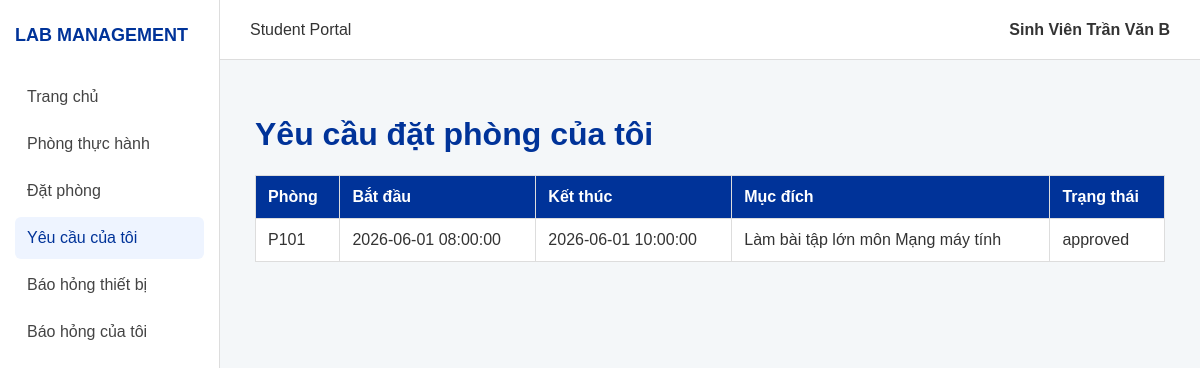
/pages/student/TV2-quanlyphongthuchanh.php?page=mybookings, run on the app's committed database.
### tables this page shows
CREATE TABLE `users` (
  `id` int(11) NOT NULL AUTO_INCREMENT PRIMARY KEY,
  `username` varchar(50) NOT NULL UNIQUE,
  `password` varchar(255) NOT NULL,
  `full_name` varchar(100) NOT NULL,
  `role` enum('student','staff','admin') NOT NULL DEFAULT 'student',
  `status` enum('pending','active','rejected') NOT NULL DEFAULT 'active',
  `created_at` timestamp NOT NULL DEFAULT current_timestamp()
);

CREATE TABLE `bookings` (
  `id` int(11) NOT NULL AUTO_INCREMENT PRIMARY KEY,
  `user_id` int(11) NOT NULL,
  `room_id` int(11) NOT NULL,
  `start_time` datetime NOT NULL,
  `end_time` datetime NOT NULL,
  `purpose` text NOT NULL,
  `status` enum('pending','approved','rejected','cancelled') NOT NULL DEFAULT 'pending',
  `created_at` timestamp NOT NULL DEFAULT current_timestamp(),
  CONSTRAINT `fk_bookings_user` FOREIGN KEY (`user_id`) REFERENCES `users` (`id`) ON DELETE CASCADE,
  CONSTRAINT `fk_bookings_room` FOREIGN KEY (`room_id`) REFERENCES `rooms` (`id`) ON DELETE CASCADE
);

CREATE TABLE `rooms` (
  `id` int(11) NOT NULL AUTO_INCREMENT PRIMARY KEY,
  `room_code` varchar(50) NOT NULL UNIQUE,
  `room_name` varchar(100) NOT NULL,
  `capacity` int(11) NOT NULL,
  `status` enum('available','booked','maintenance') NOT NULL DEFAULT 'available'
);

### pages/student/TV2-quanlyphongthuchanh.php (the view, shortened to what this page needs)
<?php
$host = "127.0.0.1";
$dbname = "quan_ly_phong_thuc_hanh";
$username = "root";
$password = "";
try {
    $pdo = new PDO(
        "mysql:host=$host;dbname=$dbname;charset=utf8mb4",
        $username,
        $password
    );
    $pdo->setAttribute(PDO::ATTR_ERRMODE, PDO::ERRMODE_EXCEPTION);
    $pdo->setAttribute(PDO::ATTR_DEFAULT_FETCH_MODE, PDO::FETCH_ASSOC);
} catch (PDOException $e) {
    die("Không thể kết nối database: " . $e->getMessage());
}
function e($value) {
    return htmlspecialchars($value ?? "", ENT_QUOTES, "UTF-8");
}
$user_id = $_SESSION["user_id"] ?? 3;
$page = $_GET["page"] ?? "home";
$stmt = $pdo->prepare("SELECT * FROM users WHERE id = ?");
$stmt->execute([$user_id]);
$user = $stmt->fetch();
$stmt = $pdo->prepare("
    SELECT
        b.id,
        r.room_code,
        r.room_name,
        b.start_time,
        b.end_time,
        b.purpose,
        b.status
    FROM bookings b
    JOIN rooms r ON b.room_id = r.id
    WHERE b.user_id = ?
    ORDER BY b.start_time DESC
");
$stmt->execute([$user_id]);
$my_bookings = $stmt->fetchAll();
?>
<!DOCTYPE html>
<html lang="vi">
<head>
</head>
<body>
<aside class="sidebar">
<div class="logo">
LAB MANAGEMENT
</div>
<nav class="menu">
<a href="?page=home"
class="<?= $page == "home" ? "active" : "" ?>">
Trang chủ
</a>
<a href="?page=rooms"
class="<?= $page == "rooms" ? "active" : "" ?>">
Phòng thực hành
</a>
<a href="?page=booking"
class="<?= $page == "booking" ? "active" : "" ?>">
Đặt phòng
</a>
<a href="?page=mybookings"
class="<?= $page == "mybookings" ? "active" : "" ?>">
Yêu cầu của tôi
</a>
<a href="?page=report"
class="<?= $page == "report" ? "active" : "" ?>">
Báo hỏng thiết bị
</a>
<a href="?page=myreports"
class="<?= $page == "myreports" ? "active" : "" ?>">
Báo hỏng của tôi
</a>
</nav>
</aside>
<main class="main">
<header class="header">
<span>Student Portal</span>
<strong>
<?= e($user["full_name"]) ?>
</strong>
</header>
<div class="content">
<?php if ($page == "home"): ?>
<h1>Trang chủ</h1>
<p>
Xin chào <strong><?= e($user["full_name"]) ?></strong>.
</p>
<p>
Chào mừng bạn đến với hệ thống quản lý phòng thực hành.
</p>
<div class="cards">
<div class="card">
<h3>Phòng thực hành</h3>
<p>Xem danh sách phòng và trạng thái phòng.</p>
<a href="?page=rooms">
Xem phòng →
</a>
</div>
<div class="card">
<h3>Đặt phòng</h3>
<p>Gửi yêu cầu sử dụng phòng thực hành.</p>
<a href="?page=booking">
Đặt phòng →
</a>
</div>
<div class="card">
<h3>Báo hỏng</h3>
<p>Báo cáo thiết bị gặp sự cố.</p>
<a href="?page=report">
Báo hỏng →
</a>
</div>
</div>
<?php elseif ($page == "mybookings"): ?>
<h1>Yêu cầu đặt phòng của tôi</h1>
<table>
<tr>
<th>Phòng</th>
<th>Bắt đầu</th>
<th>Kết thúc</th>
<th>Mục đích</th>
<th>Trạng thái</th>
</tr>
<?php foreach ($my_bookings as $item): ?>
<tr>
<td><?= e($item["room_code"]) ?></td>
<td><?= e($item["start_time"]) ?></td>
<td><?= e($item["end_time"]) ?></td>
<td><?= e($item["purpose"]) ?></td>
<td><?= e($item["status"]) ?></td>
</tr>
<?php endforeach; ?>
</table>
<?php endif; ?>
</div>
</main>
</body>
</html>

### pages/student/TV2-quanlyphongthuchanh.php (style rules this page uses)
* { box-sizing: border-box; }
body { margin: 0; font-family: Arial, sans-serif; background: #f4f7f9; color: #333; }
.sidebar { position: fixed; width: 220px; height: 100vh; background: white; border-right: 1px solid #ddd; padding: 25px 15px; }
.logo { color: #003399; font-weight: bold; font-size: 18px; margin-bottom: 30px; }
.menu a { display: block; padding: 12px; margin-bottom: 5px; text-decoration: none; color: #444; border-radius: 6px; }
.menu a:hover, .menu a.active { background: #eef4ff; color: #003399; }
.main { margin-left: 220px; }
.header { height: 60px; background: white; border-bottom: 1px solid #ddd; padding: 0 30px; display: flex; align-items: center; justify-content: space-between; }
.content { padding: 35px; }
h1, h2, h3 { color: #003399; }
table { width: 100%; border-collapse: collapse; background: white; }
th, td { padding: 12px; border: 1px solid #ddd; text-align: left; }
th { background: #003399; color: white; }

### data on the page
users: full_name "Sinh Viên Trần Văn B"
bookings: room.room_code "P101", start_time "2026-06-01 08:00:00", end_time "2026-06-01 10:00:00", purpose "Làm bài tập lớn môn Mạng máy tính", status "approved"
